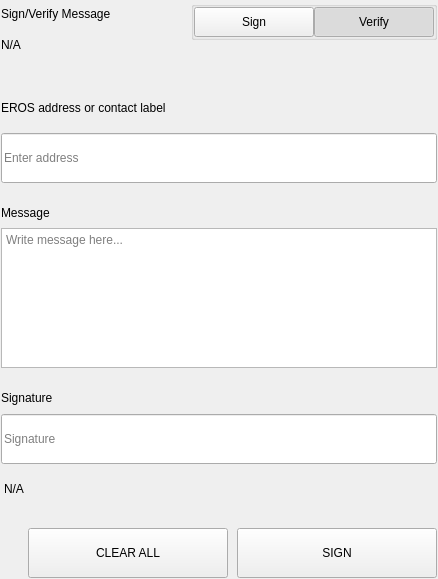
<?xml version="1.0" encoding="UTF-8"?>
<ui version="4.0">
 <class>SettingsSignMessageWidgets</class>
 <widget class="QWidget" name="SettingsSignMessageWidgets">
  <property name="geometry">
   <rect>
    <x>0</x>
    <y>0</y>
    <width>438</width>
    <height>579</height>
   </rect>
  </property>
  <property name="windowTitle">
   <string>Form</string>
  </property>
  <layout class="QVBoxLayout" name="verticalLayout">
   <property name="spacing">
    <number>0</number>
   </property>
   <property name="leftMargin">
    <number>0</number>
   </property>
   <property name="topMargin">
    <number>0</number>
   </property>
   <property name="rightMargin">
    <number>0</number>
   </property>
   <property name="bottomMargin">
    <number>0</number>
   </property>
   <item>
    <widget class="QWidget" name="left" native="true">
     <layout class="QVBoxLayout" name="verticalLayout_3">
      <property name="leftMargin">
       <number>0</number>
      </property>
      <property name="topMargin">
       <number>0</number>
      </property>
      <property name="rightMargin">
       <number>0</number>
      </property>
      <property name="bottomMargin">
       <number>0</number>
      </property>
      <item>
       <widget class="QWidget" name="container_sign" native="true">
        <layout class="QVBoxLayout" name="verticalLayout_2">
         <property name="spacing">
          <number>0</number>
         </property>
         <property name="leftMargin">
          <number>1</number>
         </property>
         <property name="topMargin">
          <number>1</number>
         </property>
         <property name="rightMargin">
          <number>1</number>
         </property>
         <property name="bottomMargin">
          <number>1</number>
         </property>
         <item>
          <layout class="QHBoxLayout" name="horizontalLayout_3" stretch="3,1">
           <property name="spacing">
            <number>40</number>
           </property>
           <item>
            <layout class="QVBoxLayout" name="verticalLayoutTitle">
             <property name="spacing">
              <number>5</number>
             </property>
             <item>
              <widget class="QLabel" name="labelTitle">
               <property name="text">
                <string>Sign/Verify Message</string>
               </property>
              </widget>
             </item>
             <item>
              <widget class="QLabel" name="labelSubtitle1">
               <property name="text">
                <string notr="true">N/A</string>
               </property>
               <property name="wordWrap">
                <bool>true</bool>
               </property>
              </widget>
             </item>
            </layout>
           </item>
           <item alignment="Qt::AlignRight|Qt::AlignTop">
            <widget class="QWidget" name="containerSwitch" native="true">
             <property name="styleSheet">
              <string notr="true">#containerSwitch{
	padding-top:9px;
}</string>
             </property>
             <layout class="QVBoxLayout" name="verticalLayout_6">
              <property name="spacing">
               <number>4</number>
              </property>
              <property name="leftMargin">
               <number>0</number>
              </property>
              <property name="topMargin">
               <number>0</number>
              </property>
              <property name="rightMargin">
               <number>0</number>
              </property>
              <property name="bottomMargin">
               <number>0</number>
              </property>
              <item alignment="Qt::AlignRight">
               <widget class="QGroupBox" name="groupBox">
                <property name="sizePolicy">
                 <sizepolicy hsizetype="Fixed" vsizetype="Preferred">
                  <horstretch>0</horstretch>
                  <verstretch>0</verstretch>
                 </sizepolicy>
                </property>
                <property name="title">
                 <string/>
                </property>
                <property name="alignment">
                 <set>Qt::AlignRight|Qt::AlignTop|Qt::AlignTrailing</set>
                </property>
                <layout class="QHBoxLayout" name="horizontalLayout_4">
                 <property name="spacing">
                  <number>0</number>
                 </property>
                 <property name="leftMargin">
                  <number>0</number>
                 </property>
                 <property name="topMargin">
                  <number>0</number>
                 </property>
                 <property name="rightMargin">
                  <number>0</number>
                 </property>
                 <property name="bottomMargin">
                  <number>0</number>
                 </property>
                 <item>
                  <widget class="QPushButton" name="pushSign">
                   <property name="minimumSize">
                    <size>
                     <width>120</width>
                     <height>30</height>
                    </size>
                   </property>
                   <property name="maximumSize">
                    <size>
                     <width>120</width>
                     <height>30</height>
                    </size>
                   </property>
                   <property name="focusPolicy">
                    <enum>Qt::NoFocus</enum>
                   </property>
                   <property name="text">
                    <string>Sign</string>
                   </property>
                   <property name="checkable">
                    <bool>true</bool>
                   </property>
                   <property name="autoExclusive">
                    <bool>true</bool>
                   </property>
                  </widget>
                 </item>
                 <item>
                  <widget class="QPushButton" name="pushVerify">
                   <property name="minimumSize">
                    <size>
                     <width>120</width>
                     <height>30</height>
                    </size>
                   </property>
                   <property name="maximumSize">
                    <size>
                     <width>120</width>
                     <height>30</height>
                    </size>
                   </property>
                   <property name="focusPolicy">
                    <enum>Qt::NoFocus</enum>
                   </property>
                   <property name="text">
                    <string>Verify</string>
                   </property>
                   <property name="checkable">
                    <bool>true</bool>
                   </property>
                   <property name="checked">
                    <bool>true</bool>
                   </property>
                   <property name="autoExclusive">
                    <bool>true</bool>
                   </property>
                  </widget>
                 </item>
                </layout>
               </widget>
              </item>
              <item alignment="Qt::AlignHCenter|Qt::AlignTop">
               <widget class="QLabel" name="labelSubtitleSwitch">
                <property name="text">
                 <string/>
                </property>
                <property name="alignment">
                 <set>Qt::AlignRight|Qt::AlignTrailing|Qt::AlignVCenter</set>
                </property>
               </widget>
              </item>
             </layout>
            </widget>
           </item>
          </layout>
         </item>
         <item>
          <spacer name="verticalSpacer_2">
           <property name="orientation">
            <enum>Qt::Vertical</enum>
           </property>
           <property name="sizeType">
            <enum>QSizePolicy::Fixed</enum>
           </property>
           <property name="sizeHint" stdset="0">
            <size>
             <width>20</width>
             <height>40</height>
            </size>
           </property>
          </spacer>
         </item>
         <item>
          <widget class="QWidget" name="containerAddress" native="true">
           <property name="sizePolicy">
            <sizepolicy hsizetype="Preferred" vsizetype="Fixed">
             <horstretch>0</horstretch>
             <verstretch>0</verstretch>
            </sizepolicy>
           </property>
           <layout class="QVBoxLayout" name="verticalLayout_5" stretch="0,0">
            <property name="spacing">
             <number>15</number>
            </property>
            <property name="leftMargin">
             <number>0</number>
            </property>
            <property name="topMargin">
             <number>0</number>
            </property>
            <property name="rightMargin">
             <number>0</number>
            </property>
            <property name="bottomMargin">
             <number>0</number>
            </property>
            <item>
             <widget class="QLabel" name="labelSubtitleAddress">
              <property name="minimumSize">
               <size>
                <width>0</width>
                <height>20</height>
               </size>
              </property>
              <property name="maximumSize">
               <size>
                <width>16777215</width>
                <height>20</height>
               </size>
              </property>
              <property name="text">
               <string>EROS address or contact label</string>
              </property>
             </widget>
            </item>
            <item>
             <widget class="QLineEdit" name="addressIn_SM">
              <property name="minimumSize">
               <size>
                <width>0</width>
                <height>50</height>
               </size>
              </property>
              <property name="maximumSize">
               <size>
                <width>16777215</width>
                <height>50</height>
               </size>
              </property>
              <property name="placeholderText">
               <string>Enter address</string>
              </property>
             </widget>
            </item>
           </layout>
          </widget>
         </item>
         <item>
          <spacer name="verticalSpacer_3">
           <property name="orientation">
            <enum>Qt::Vertical</enum>
           </property>
           <property name="sizeType">
            <enum>QSizePolicy::Fixed</enum>
           </property>
           <property name="sizeHint" stdset="0">
            <size>
             <width>20</width>
             <height>20</height>
            </size>
           </property>
          </spacer>
         </item>
         <item>
          <layout class="QVBoxLayout" name="verticalLayout_9">
           <property name="spacing">
            <number>5</number>
           </property>
           <item>
            <widget class="QLabel" name="labelSubtitleMessage">
             <property name="minimumSize">
              <size>
               <width>0</width>
               <height>20</height>
              </size>
             </property>
             <property name="maximumSize">
              <size>
               <width>16777215</width>
               <height>20</height>
              </size>
             </property>
             <property name="text">
              <string>Message</string>
             </property>
            </widget>
           </item>
           <item>
            <widget class="QPlainTextEdit" name="messageIn_SM">
             <property name="minimumSize">
              <size>
               <width>0</width>
               <height>140</height>
              </size>
             </property>
             <property name="maximumSize">
              <size>
               <width>16777215</width>
               <height>140</height>
              </size>
             </property>
             <property name="placeholderText">
              <string>Write message here...</string>
             </property>
            </widget>
           </item>
          </layout>
         </item>
         <item>
          <spacer name="verticalSpacer_4">
           <property name="orientation">
            <enum>Qt::Vertical</enum>
           </property>
           <property name="sizeType">
            <enum>QSizePolicy::Fixed</enum>
           </property>
           <property name="sizeHint" stdset="0">
            <size>
             <width>20</width>
             <height>20</height>
            </size>
           </property>
          </spacer>
         </item>
         <item>
          <widget class="QWidget" name="widget" native="true">
           <property name="minimumSize">
            <size>
             <width>0</width>
             <height>75</height>
            </size>
           </property>
           <property name="maximumSize">
            <size>
             <width>16777215</width>
             <height>16777215</height>
            </size>
           </property>
           <layout class="QVBoxLayout" name="verticalLayout_4">
            <property name="leftMargin">
             <number>0</number>
            </property>
            <property name="topMargin">
             <number>0</number>
            </property>
            <property name="rightMargin">
             <number>0</number>
            </property>
            <property name="bottomMargin">
             <number>0</number>
            </property>
            <item>
             <widget class="QLabel" name="labelSubtitleSignature">
              <property name="minimumSize">
               <size>
                <width>0</width>
                <height>20</height>
               </size>
              </property>
              <property name="maximumSize">
               <size>
                <width>16777215</width>
                <height>20</height>
               </size>
              </property>
              <property name="text">
               <string>Signature</string>
              </property>
             </widget>
            </item>
            <item>
             <widget class="QLineEdit" name="signatureOut_SM">
              <property name="minimumSize">
               <size>
                <width>0</width>
                <height>50</height>
               </size>
              </property>
              <property name="placeholderText">
               <string>Signature</string>
              </property>
             </widget>
            </item>
           </layout>
          </widget>
         </item>
         <item>
          <widget class="QLabel" name="statusLabel_SM">
           <property name="styleSheet">
            <string notr="true">padding-top:5px;</string>
           </property>
           <property name="text">
            <string notr="true">N/A</string>
           </property>
          </widget>
         </item>
         <item>
          <spacer name="verticalSpacer">
           <property name="orientation">
            <enum>Qt::Vertical</enum>
           </property>
           <property name="sizeType">
            <enum>QSizePolicy::Fixed</enum>
           </property>
           <property name="sizeHint" stdset="0">
            <size>
             <width>20</width>
             <height>20</height>
            </size>
           </property>
          </spacer>
         </item>
         <item>
          <layout class="QHBoxLayout" name="horizontalLayout_7">
           <property name="spacing">
            <number>9</number>
           </property>
           <item>
            <spacer name="horizontalSpacer_5">
             <property name="orientation">
              <enum>Qt::Horizontal</enum>
             </property>
             <property name="sizeType">
              <enum>QSizePolicy::Expanding</enum>
             </property>
             <property name="sizeHint" stdset="0">
              <size>
               <width>40</width>
               <height>20</height>
              </size>
             </property>
            </spacer>
           </item>
           <item>
            <widget class="QPushButton" name="pushButtonClear">
             <property name="minimumSize">
              <size>
               <width>200</width>
               <height>50</height>
              </size>
             </property>
             <property name="focusPolicy">
              <enum>Qt::NoFocus</enum>
             </property>
             <property name="text">
              <string>CLEAR ALL</string>
             </property>
            </widget>
           </item>
           <item>
            <widget class="QPushButton" name="pushButtonSave">
             <property name="minimumSize">
              <size>
               <width>200</width>
               <height>50</height>
              </size>
             </property>
             <property name="maximumSize">
              <size>
               <width>200</width>
               <height>50</height>
              </size>
             </property>
             <property name="focusPolicy">
              <enum>Qt::NoFocus</enum>
             </property>
             <property name="text">
              <string>SIGN</string>
             </property>
            </widget>
           </item>
          </layout>
         </item>
        </layout>
       </widget>
      </item>
     </layout>
    </widget>
   </item>
  </layout>
 </widget>
 <resources/>
 <connections/>
</ui>
